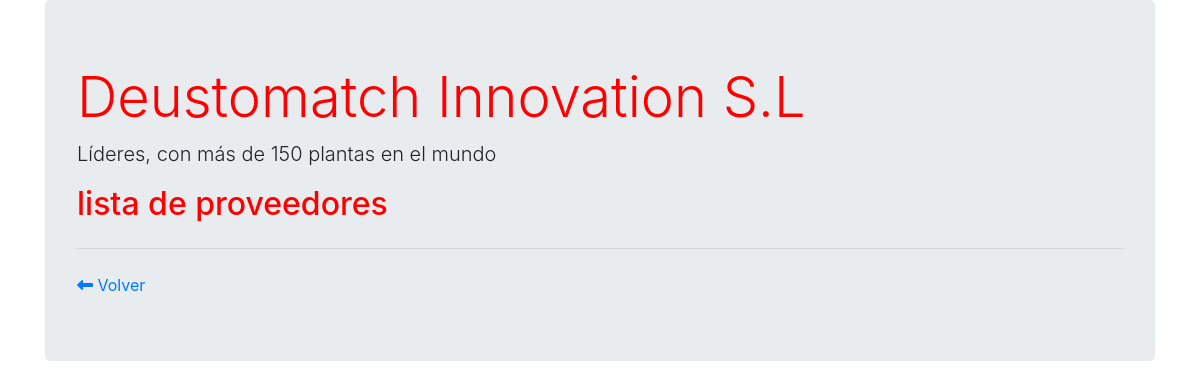
The app's page /proyecto_colaborativo/proveedores/, older data.
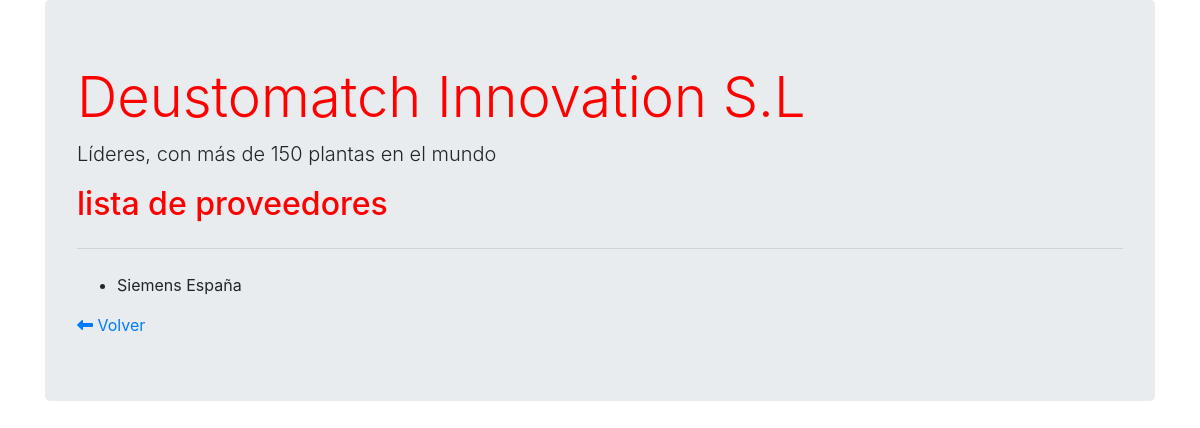
The same page, newer data.
### proyecto_colaborativo/models.py (models this page shows, shortened)
class Equipo(models.Model):
    modelo = models.CharField(max_length=50)
    numeroserie = models.CharField(max_length=50)
    marca = models.CharField(max_length=50)
    tipo = models.CharField(max_length=50)
    fecha_adquisicion = models.DateField()
    fecha_puesta_marcha = models.DateField()
    proveedor = models.CharField(max_length=100)
    planta = models.CharField(max_length=200)

### proyecto_colaborativo/views.py (the view)
# urls.py: path('proveedores/', views.proveedor, name='proveedores'),  # lista de los proveedores
def proveedor(request):  # muestra los proveedores
    proveedores = Equipo.objects.order_by("proveedor")
    context = {'titulo_pagina': 'lista de proveedores',
               'lista_proveedores': proveedores}
    return render(request, 'proveedores.html', context)

### proyecto_colaborativo/templates/proveedores.html
{% extends "base.html"%}
{%block contenido%}
<ul>
    {% for d in lista_proveedores %}
    <li>
      {{d.proveedor}}
    </li>
    {% endfor %}
</ul>
<a href='http://127.0.0.1:8000/proyecto_colaborativo'><i class="fas fa-long-arrow-alt-left"></i> Volver</a>
{%endblock%}

Row changes from the older to the newer data that the page shows:
added Equipo: proveedor "Siemens España"
